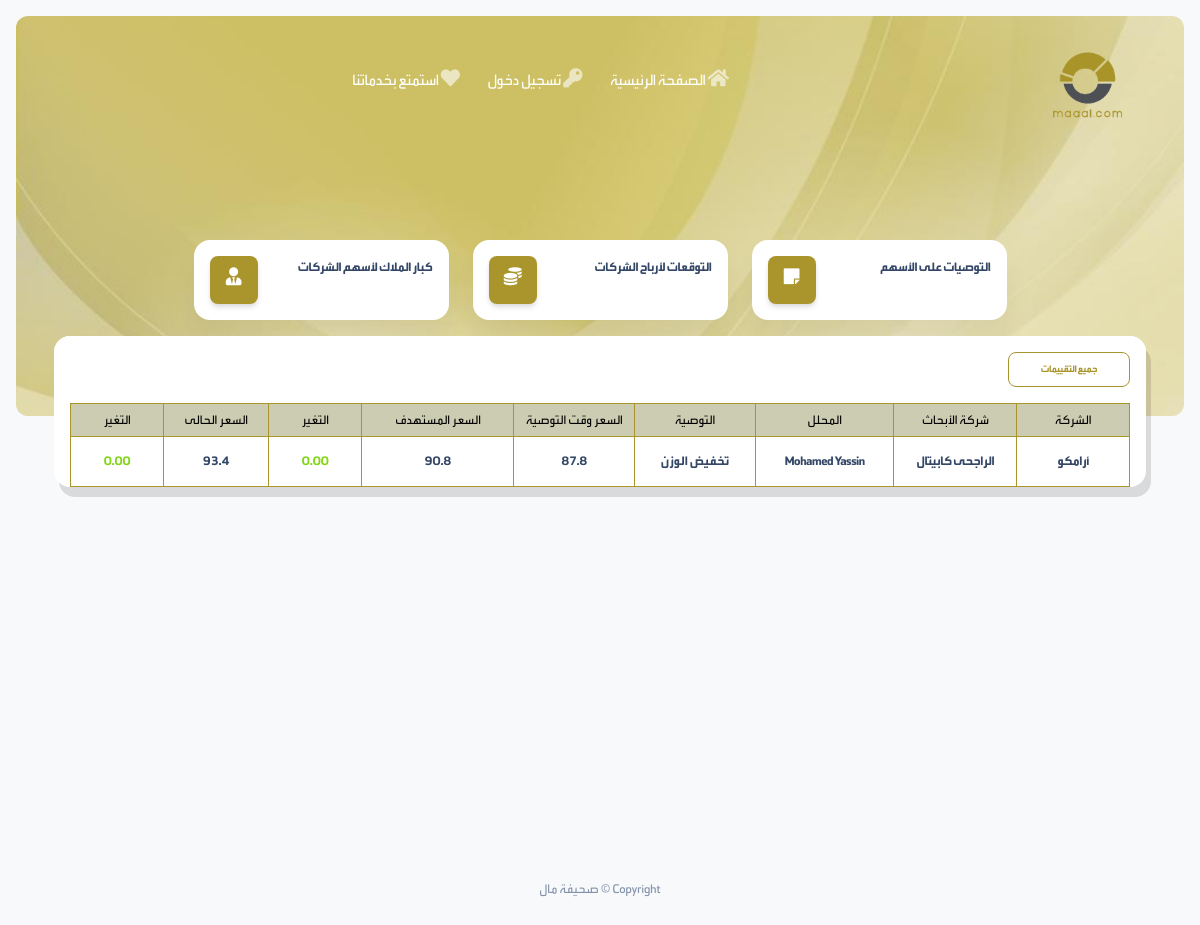
The app's page /userInterface/rate/2 with its own data.
### office/models.py (models this page shows, shortened)
class Rates(models.Model):
    RECOMDATION_CHOICES = (
        (1, 'زيادة الوزن'),
        (2, 'تخفيض الوزن'),
        (3, 'محايد'),
    )
    CompanyEntered = models.ForeignKey(FinicialCompany, on_delete=models.SET_NULL, related_name='CompanyEntered',
                                       null=True, blank=True)
    ResearchCompany = models.ForeignKey(ResearchCompany, on_delete=models.SET_NULL, related_name='ResearchCompany',
                                        null=True, blank=True)
    AnalayticName = models.ForeignKey(FinicialAnalyst, on_delete=models.SET_NULL, related_name='AnalayticName',
                                      null=True, blank=True)
    Recommendation = models.SmallIntegerField(max_length=255, null=True, blank=True, choices=RECOMDATION_CHOICES)
    FairValue = models.FloatField(null=True, blank=True)
    CurrenncyValue = models.FloatField(null=True, blank=True)
    MarketValue = models.FloatField(null=True, blank=True)
    EmpEntered = models.ForeignKey(User, on_delete=models.SET_NULL, null=True, blank=True)
    RecommendDate = models.DateField(null=True)
    report = models.FileField(upload_to='reportspdf/', null=True)
    is_recommended = models.BooleanField(null=True, blank=True, default=False)
    class Meta:
        indexes = [
            models.Index(fields=['FairValue', 'AnalayticName', 'CompanyEntered'])
        ]
    @property
    def fair_percentage(self):
        return (self.FairValue - self.CurrenncyValue) / (self.CurrenncyValue * 100)
    @property
    def market_percentage(self):
        return (self.MarketValue - self.FairValue) / (self.FairValue * 100)

class FinicialCompany(models.Model):
    logo = models.ImageField(null=True, blank=True, upload_to='logos/')
    name = models.CharField(max_length=255, null=True, blank=True)
    category = models.ForeignKey(CompanyCategory, on_delete=models.SET_NULL, null=True, blank=True)
    EmpEntered = models.ForeignKey(User, on_delete=models.SET_NULL, null=True, blank=True)
    link = models.URLField(null=True, blank=True)
    total_arrows = models.FloatField(null=True, blank=True)
    arrow_value = models.FloatField(null=True, blank=True)
    class Meta:
        indexes = [
            models.Index(fields=['name', 'category', ])
        ]

class ResearchCompany(models.Model):
    name = models.CharField(max_length=255, null=True, blank=True)
    EmpEntered = models.ForeignKey(User, on_delete=models.SET_NULL, null=True, blank=True)
    class Meta:
        indexes = [
            models.Index(fields=['name', ])
        ]

class FinicialAnalyst(models.Model):
    logo = models.ImageField(null=True, )
    name = models.CharField(max_length=255, null=True, blank=True)
    CurrentJob = models.CharField(max_length=255, null=True, blank=True)
    currentCompany = models.ForeignKey(ResearchCompany, related_name='currentCompany', null=True,
                                       on_delete=models.SET_NULL, blank=True)
    email = models.EmailField(null=True, blank=True)
    phone = models.IntegerField(null=True, blank=True)
    tiwtterAccount = models.CharField(max_length=255, null=True, blank=True)
    EmpEntered = models.ForeignKey(User, on_delete=models.SET_NULL, null=True, blank=True)
    class Meta:
        verbose_name_plural = "Analysts"
        ordering = ["id", ]
        indexes = [
            models.Index(fields=['name', 'phone', 'tiwtterAccount', 'email'])
        ]

### userInterface/views.py (the view)
# urls.py: path('rate/<int:pk>', views.rate_user_detail, name='user-rate'),
def rate_user_detail(request, pk):
    context = {
        "rate": Rates.objects.get(pk=pk)
    }
    return render(request, 'userInterface/rate-profile.html', context=context)

### userInterface/templates/userInterface/rate-profile.html (shortened to what this page needs)
{% extends 'masterpage.html' %}
{% load static %}
{% block body %}
<section class="min-vh-85 mb-8">
    <div class=" page-header align-items-start min-vh-50 pt-5 pb-11 m-3 border-radius-lg" style=" background-image: url('../../../static/images/maalbg.jpeg');">
      <div class="container">
        <div class="row justify-content-center">
          <div class="col-lg-5 text-center mx-auto pt-lg-5">
          </div>
        </div>
      </div>
    </div>
    <div class="container">
      <div class="row mt-lg-n10 mt-md-n11 mt-n10 justify-content-center">
     {% include 'partials/menus/_mainMenu.html' %}
    </div>
      <div class="row pt-3 justify-content-center">
          <div class="col-lg-12">
          <div class="card h-100 box-shadow">
            <div class="card-header pb-0 p-3">
              <div class="row d-flex justify-content-between">
                <div class="col-6 text-end">
                  <a href="{% url 'all-user-rate' %}" class="btn btn-outline-primary mal-color btn-sm mb-0">جميع التقييمات</a>
                </div>
              </div>
            </div>
            <div class="card-body p-3 pb-0">
              <div class="table-responsive">
                                        <table style="margin:0 auto;" class="table table-max table-bordered align-items-center mb-auto">
                                            <thead class="text_black">
                                            <tr>
                                                 <th class="text-center text-xxs sent" >
                                                   الشركة
                                                </th>
  <th class="text-center text-xxs sent" >
                                                   شركة الأبحاث
                                                </th>
 <th class="text-center   text-xxs sent">
                                                    المحلل
                                                </th>
                                                <th class="text-center   text-xxs sent">
                                                    التوصية
                                                </th>
                                                <th class="text-center   text-xxs sent">
                                                    السعر وقت التوصية
                                                </th>
                                                <th class="text-center   text-xxs sent">
                                                   السعر المستهدف
                                                </th>
                                                <th class="text-center   text-xxs sent">
                                                   التغير
                                                </th>
                                                <th class="text-center   text-xxs sent">
                                                   السعر الحالى
                                                </th>
                                                <th class="text-center   text-xxs sent">
                                                    التغير
                                                </th>
                                            </tr>
                                            </thead>
                                            <tbody>
                                                <tr>
                                                    <td class="align-middle text-center text-xxs">
                                                        <a href="{% url 'user-company' rate.CompanyEntered.pk %}">
                                                            <h6 class="text-xxs  mb-0">{{ rate.CompanyEntered.name }}</h6>
                                                        </a>
                                                    </td>
 <td class="align-middle text-center text-xxs">
                                                         <a href="{% url 'user-research' rate.ResearchCompany.pk %}">
                                                        <p class="text-xxs  mb-0">{{ rate.ResearchCompany.name }}</p>
                                                             </a>
                                                    </td>
                                                 <td class="align-middle text-center text-xxs">
                                                       <a href="{% url 'user-interface' rate.AnalayticName.pk %}">
                                                            <p class="text-xxs  mb-0">{{ rate.AnalayticName.name }}</p>
                                                       </a>
                                                    </td>
                                                    <td class="align-middle text-center text-xxs">
                                                        <p class="text-xxs  mb-0">{{ rate.get_Recommendation_display }}</p>
                                                    </td>
                                                    <td class="align-middle text-center text-xxs">
                                                        <p class="text-xxs  mb-0">{{ rate.CurrenncyValue }}</p>
                                                    </td>
                                                    <td class="align-middle text-center text-xxs">
                                                        <p class="text-xxs  mb-0">{{ rate.FairValue }}</p>
                                                    </td>
                                                    <td class="align-middle text-center text-xxs">
                                                       {% if rate.changeFair %}
                                                           <p class="text-xxs text-danger  mb-0">{{ rate.fair_percentage |floatformat:-2 }}</p>
                                                        {% else %}
                                                           <p class="text-xxs text-success  mb-0">{{ rate.fair_percentage |floatformat:-2 }}</p>
                                                        {% endif %}
                                                    </td>
                                                    <td class="align-middle text-center text-xxs">
                                                        <p class="text-xxs  mb-0">{{ rate.MarketValue }}</p>
                                                    </td>
                                                    <td class="align-middle text-center text-xxs">
                                                       {% if rate.changeMarket %}
                                                           <p class="text-xxs text-danger  mb-0">{{ rate.market_percentage |floatformat:-2 }}</p>
                                                        {% else %}
                                                           <p class="text-xxs text-success  mb-0">{{ rate.market_percentage |floatformat:-2 }}</p>
                                                        {% endif %}
                                                    </td>
                                                </tr>
                                            </tbody>
                                        </table>
              </div>
            </div>
          </div>
        </div>
      </div>
    </div>
</section>
{% endblock body %}

### records on screen
Rates: CompanyEntered.name "أرامكو", ResearchCompany.name "الراجحى كابيتال", AnalayticName.name "Mohamed Yassin", Recommendation "تخفيض الوزن", CurrenncyValue "87.8", FairValue "90.8", fair_percentage "0.00", MarketValue "93.4", market_percentage "0.00"
